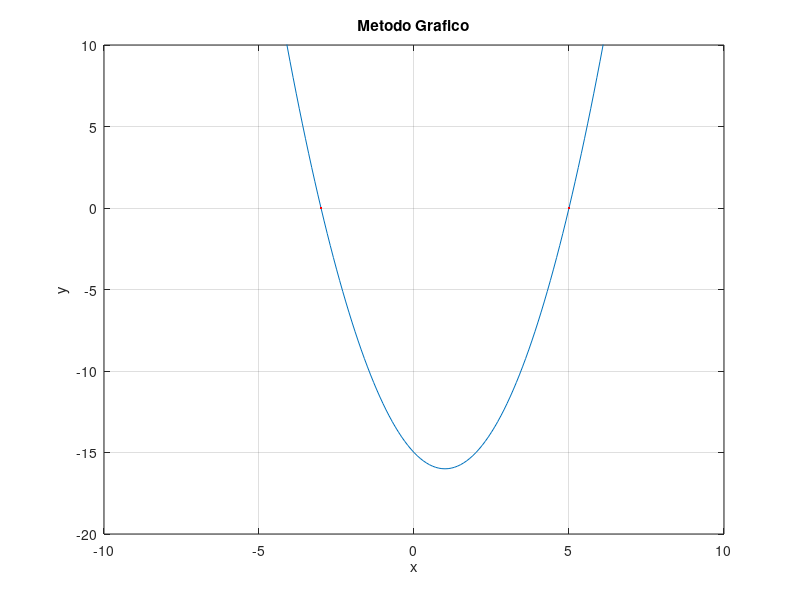

This figure's MATLAB source: (Note: this script raises an error after producing the figure.)
%%Roots of Equations
%%Graphical Method
x=-10:.1:10;
y=x.^2-2*x-15;
figure
plot(x,y);
hold on;
poi=find(y==0);
plot(x(poi),zeros(length(poi)),'r.')
grid on;
xlabel('x');
ylabel('y');
title('Metodo Grafico');
axis([-10,10,-20,10]);
ax = gca; ax.XAxisLocation = 'origin'; ax.YAxisLocation = 'origin';
box off